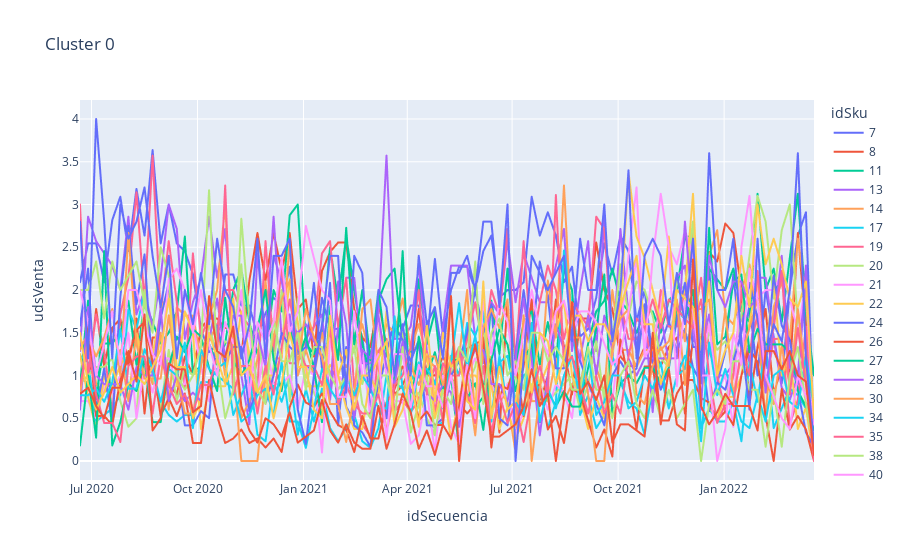
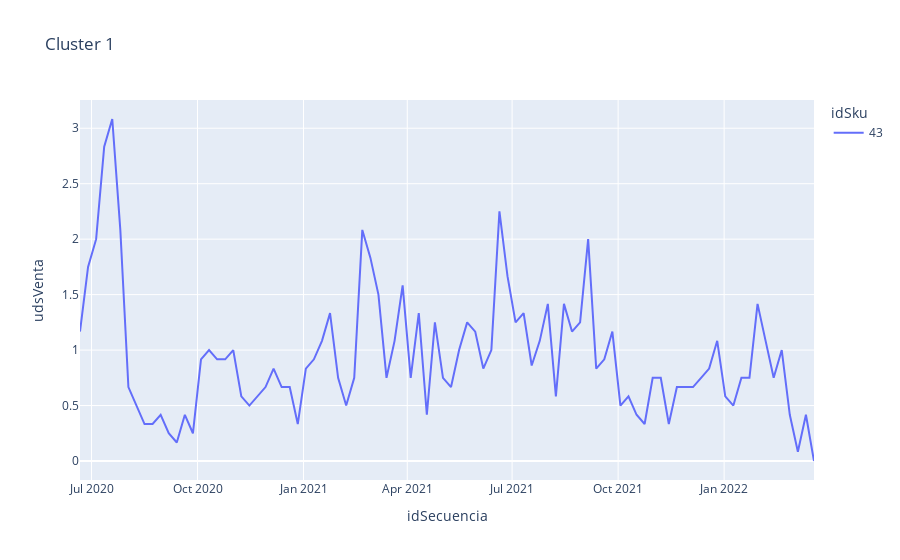
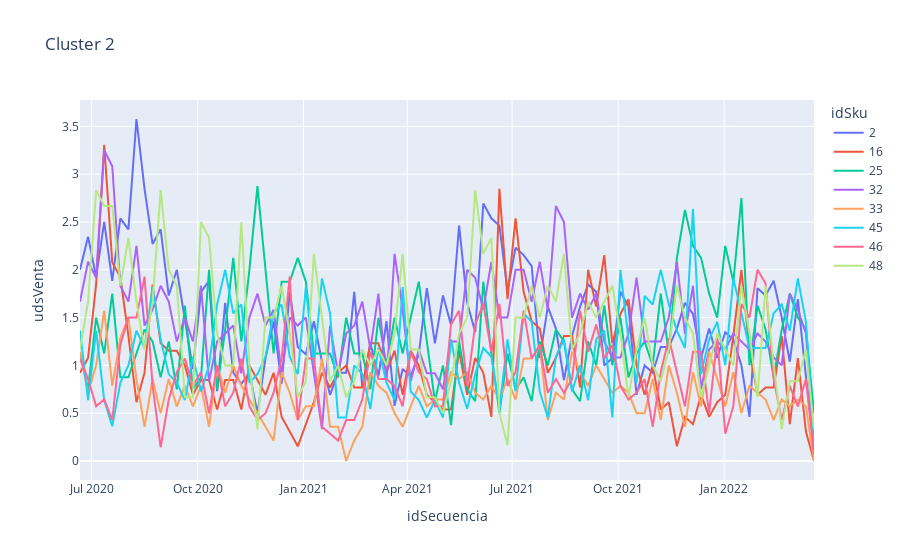
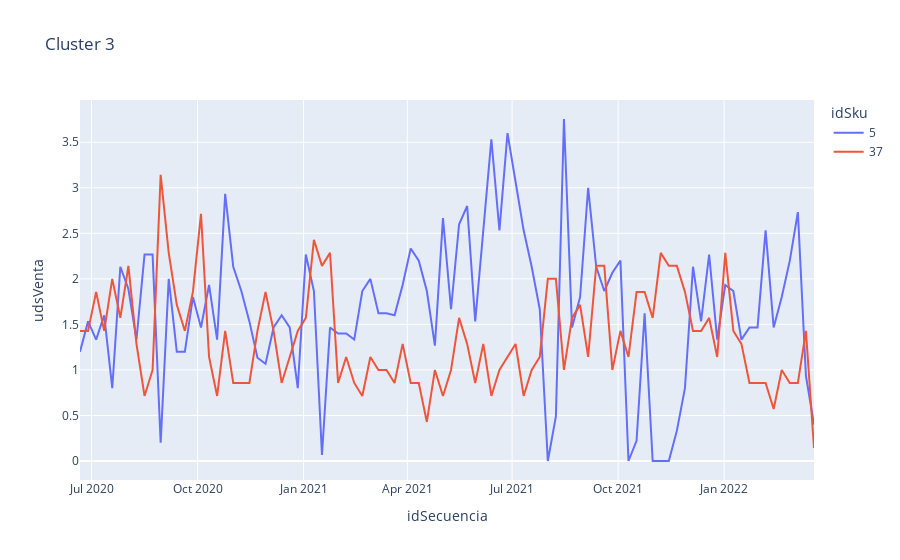

These figures' notebook cell, in order:
### Code cell
# plot de los clusters
for i in range(0, 12):
    df_cluster = df_clusters[df_clusters['cluster'] == i]
    df_cluster = df_cluster.pivot(index='idSecuencia', columns='idSku', values='udsVenta')
    df_cluster = df_cluster.fillna(0)
    df_cluster = df_cluster.reset_index()
    df_cluster = df_cluster.melt(id_vars=['idSecuencia'], var_name='idSku', value_name='udsVenta')
    fig = px.line(df_cluster, x='idSecuencia', y='udsVenta', color='idSku', title='Cluster ' + str(i))
    fig.show()
